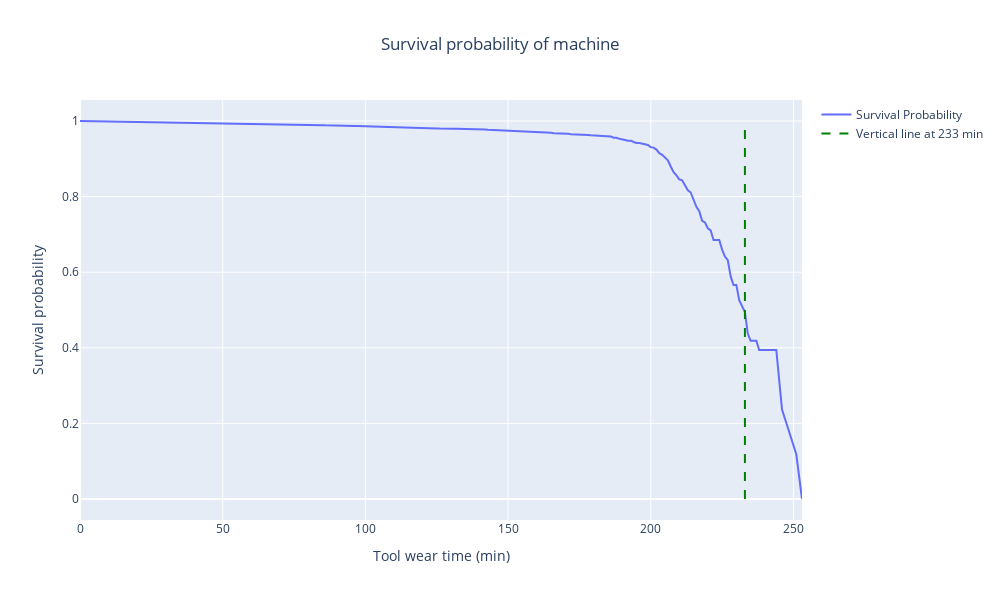

The notebook cell saved with this chart:
### Markdown cell above
# Kaplan Meier

### Code cell
import plotly.graph_objects as go
from lifelines import KaplanMeierFitter

# Assuming 'df' is your DataFrame containing 'tool_wear_min' and 'machine_failure' columns

# Step 1: Fit the Kaplan-Meier estimator
kmf = KaplanMeierFitter()
kmf.fit(df['tool_wear_min'], event_observed=df['machine_failure'])

# Step 2: Plot the survival function
fig = go.Figure()

# Add survival function
fig.add_trace(go.Scatter(x=kmf.timeline, y=kmf.survival_function_.iloc[:, 0], mode='lines', name='Survival Probability'))

# Step 3: Add a vertical line
vertical_line = go.Scatter(x=[233, 233], y=[0, 1], mode='lines', line=dict(color='green', dash='dash'), name='Vertical line at 233 min')
fig.add_trace(vertical_line)

# Step 4: Customize plot labels and title
fig.update_layout(
    title='Survival probability of machine',
    xaxis_title='Tool wear time (min)',
    yaxis_title='Survival probability',
    width=1000,
    height=600,
    title_x=0.5, 
    title_xanchor='center'  
)

# Show the plot
fig.show()

### Figure 1 — Plotly figure (JSON) as saved in the notebook; plotly's stock layout.template omitted (floating-point values rounded to 4 significant figures; data arrays with more than 128 entries replaced by an {"elided": "..."} marker saying what was removed)
{"data": [{"mode": "lines", "name": "Survival Probability", "type": "scatter", "x": {"elided": "246 int values"}, "y": {"elided": "246 float values"}}, {"line": {"color": "green", "dash": "dash"}, "mode": "lines", "name": "Vertical line at 233 min", "type": "scatter", "x": [233, 233], "y": [0, 1]}], "layout": {"height": 600, "title": {"text": "Survival probability of machine", "x": 0.5, "xanchor": "center"}, "width": 1000, "xaxis": {"title": {"text": "Tool wear time (min)"}}, "yaxis": {"title": {"text": "Survival probability"}}}}
